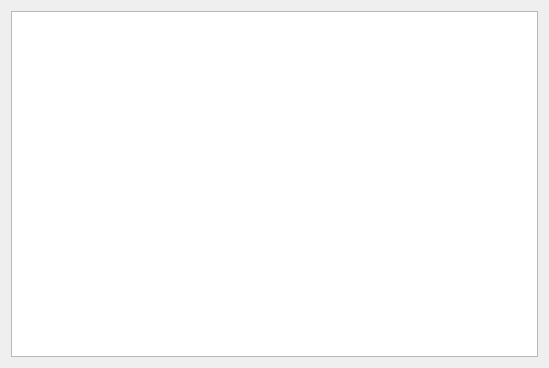
<?xml version="1.0" encoding="UTF-8"?>
<ui version="4.0">
 <class>Form</class>
 <widget class="QWidget" name="Form">
  <property name="geometry">
   <rect>
    <x>0</x>
    <y>0</y>
    <width>549</width>
    <height>368</height>
   </rect>
  </property>
  <property name="windowTitle">
   <string>IQ Waveform - ${DEVICE}</string>
  </property>
  <layout class="QVBoxLayout" name="verticalLayout">
   <item>
    <widget class="PyDMWaveformPlot" name="PyDMWaveformPlot">
     <property name="toolTip">
      <string/>
     </property>
     <property name="showXGrid">
      <bool>true</bool>
     </property>
     <property name="showYGrid">
      <bool>true</bool>
     </property>
     <property name="axisColor">
      <color>
       <red>222</red>
       <green>222</green>
       <blue>222</blue>
      </color>
     </property>
     <property name="title" stdset="0">
      <string>IQ Waveform - CH ${N}</string>
     </property>
     <property name="curves">
      <stringlist>
       <string>{&quot;y_channel&quot;: &quot;ca://${DEVICE}:IWF${N}&quot;, &quot;x_channel&quot;: null, &quot;name&quot;: &quot;&quot;, &quot;color&quot;: &quot;#ff557f&quot;, &quot;lineStyle&quot;: 1, &quot;lineWidth&quot;: 1, &quot;symbol&quot;: null, &quot;symbolSize&quot;: 10, &quot;redraw_mode&quot;: 2}</string>
       <string>{&quot;y_channel&quot;: &quot;ca://${DEVICE}:QWF${N}&quot;, &quot;x_channel&quot;: null, &quot;name&quot;: &quot;&quot;, &quot;color&quot;: &quot;#5500ff&quot;, &quot;lineStyle&quot;: 1, &quot;lineWidth&quot;: 1, &quot;symbol&quot;: null, &quot;symbolSize&quot;: 10, &quot;redraw_mode&quot;: 2}</string>
      </stringlist>
     </property>
    </widget>
   </item>
  </layout>
 </widget>
 <customwidgets>
  <customwidget>
   <class>PyDMWaveformPlot</class>
   <extends>QGraphicsView</extends>
   <header>pydm.widgets.waveformplot</header>
  </customwidget>
 </customwidgets>
 <resources/>
 <connections/>
</ui>
